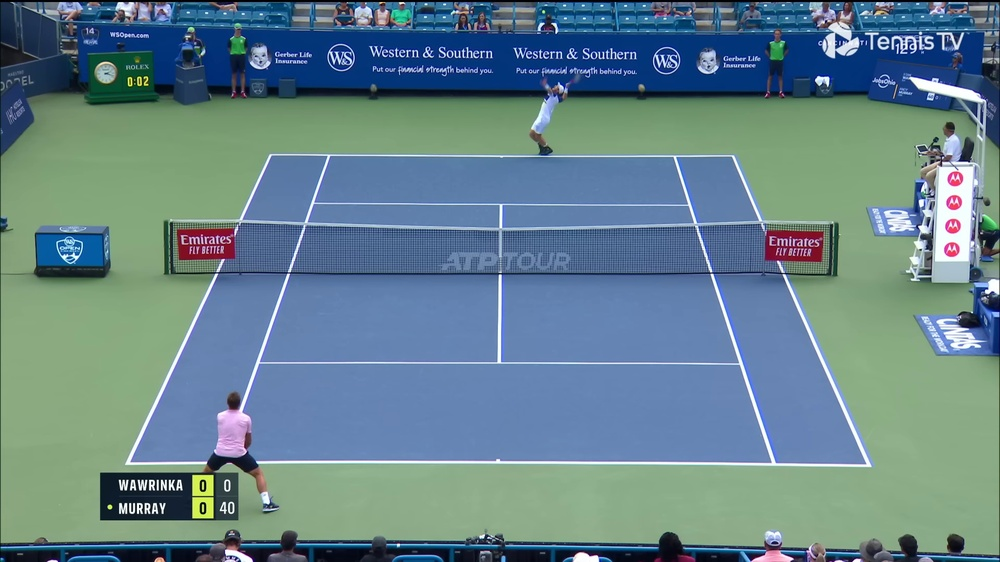
#> input picture current_frame.jpg, 1000 x 562 px, shrunk from 1920 x 1080 before the run
$ python -i player_detection.py   (imports and definitions only)
#> lines starting #> are read from the running program, lines starting #| are printed output that depends on the picture
#> further down, picture is the input picture: shape (562, 1000, 3); mean B, G, R 138.9, 130, 100.8
import cv2

background_subtractor = cv2.createBackgroundSubtractorMOG2()

def process_frame(frame):
    gray = cv2.cvtColor(frame, cv2.COLOR_BGR2GRAY)
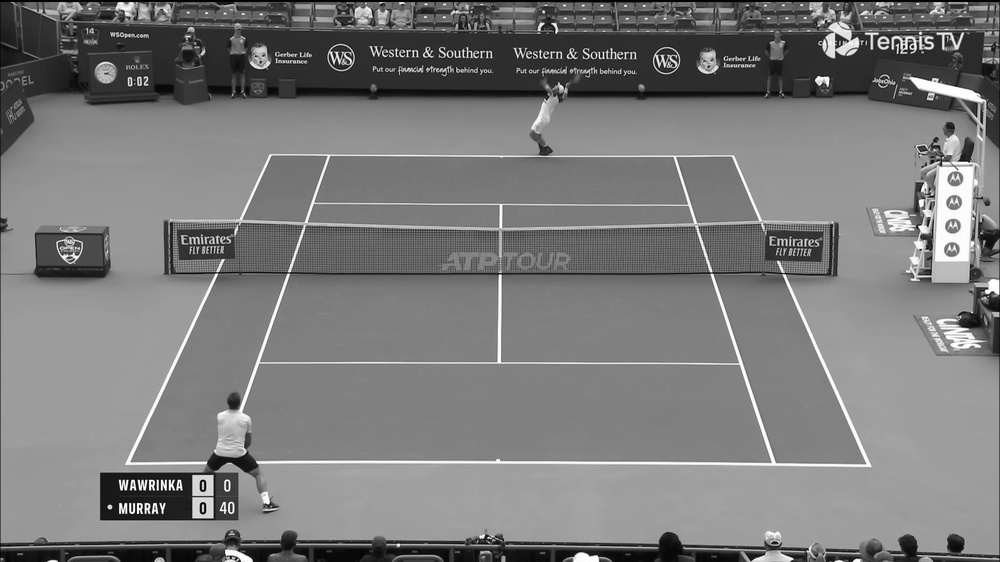
#> gray: shape (562, 1000); min 0, max 255, mean 122.3

    # Apply Gaussian blur to reduce noise
    gray_blurred = cv2.GaussianBlur(gray, (5, 5), 0)

    # Apply background subtraction
    fg_mask = background_subtractor.apply(gray_blurred)
#> fg_mask: shape (562, 1000); every value is 127

    # Apply morphological operations to clean the mask
    kernel = cv2.getStructuringElement(cv2.MORPH_ELLIPSE, (5, 5))
    fg_mask = cv2.morphologyEx(fg_mask, cv2.MORPH_OPEN, kernel)
    fg_mask = cv2.morphologyEx(fg_mask, cv2.MORPH_CLOSE, kernel)

    # Find contours
    contours, _ = cv2.findContours(fg_mask, cv2.RETR_EXTERNAL, cv2.CHAIN_APPROX_SIMPLE)
#> contours = [[[0, 0], [0, 561], [999, 561], [999, 0]]]

    # Filter contours by area size to focus on players
    player_contours = [cnt for cnt in contours if cv2.contourArea(cnt) > 500]  # Adjust the threshold as needed
#> player_contours = [[[0, 0], [0, 561], [999, 561], [999, 0]]]

    return player_contours

def draw_players(player_contours, frame):
    for contour in player_contours:
        # Get the bounding box for each player contour
        x, y, w, h = cv2.boundingRect(contour)

        # Draw the detected player
        cv2.rectangle(frame, (x, y), (x + w, y + h), (0, 255, 0), 2)

    return frame

>>> import cv2
>>> picture = cv2.imread('../current_frame.jpg')
>>> result = process_frame(picture)
#> result = [[[0, 0], [0, 561], [999, 561], [999, 0]]]

$ run again, on tennis_frame.png
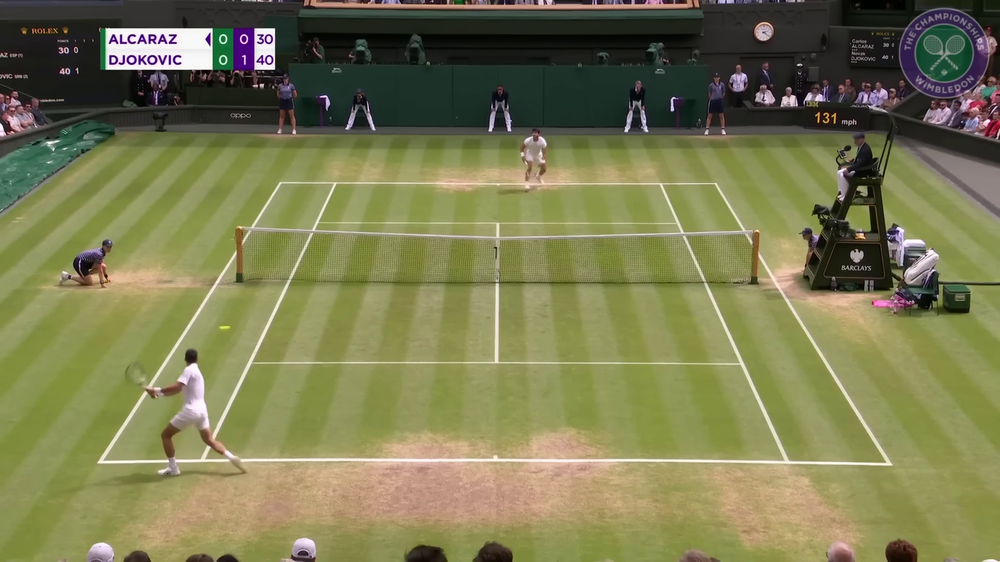
#> input picture tennis_frame.png, 1000 x 562 px, shrunk from 1920 x 1080 before the run
#> picture is the input picture: shape (562, 1000, 3); mean B, G, R 81.6, 123.2, 123.4
#> in process_frame, `gray = cv2.cvtColor(frame, cv2.COLOR_BGR2GRAY)`:
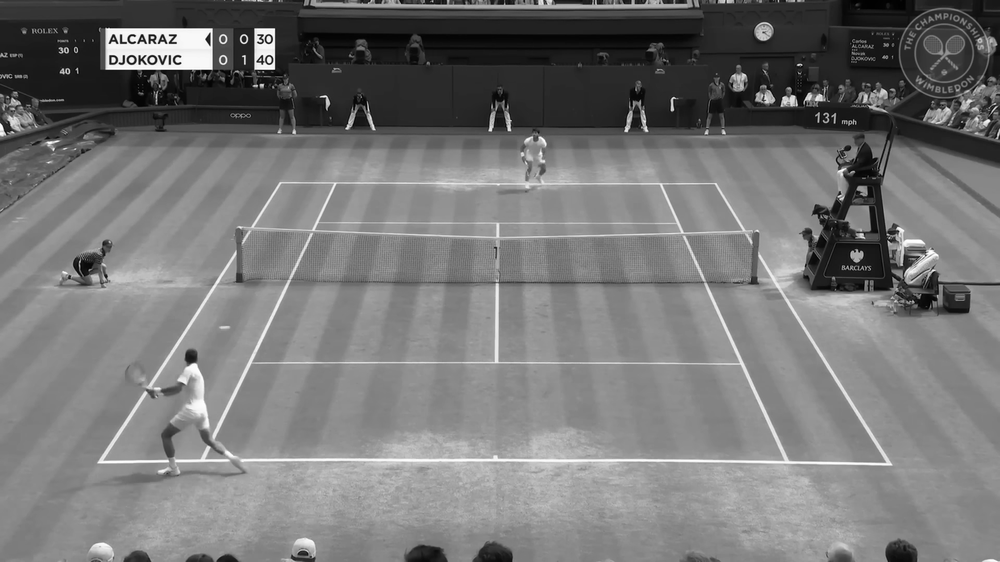
#> gray: shape (562, 1000); min 0, max 255, mean 118.5
#> fg_mask: shape (562, 1000); every value is 127
#> contours = [[[0, 0], [0, 561], [999, 561], [999, 0]]]
